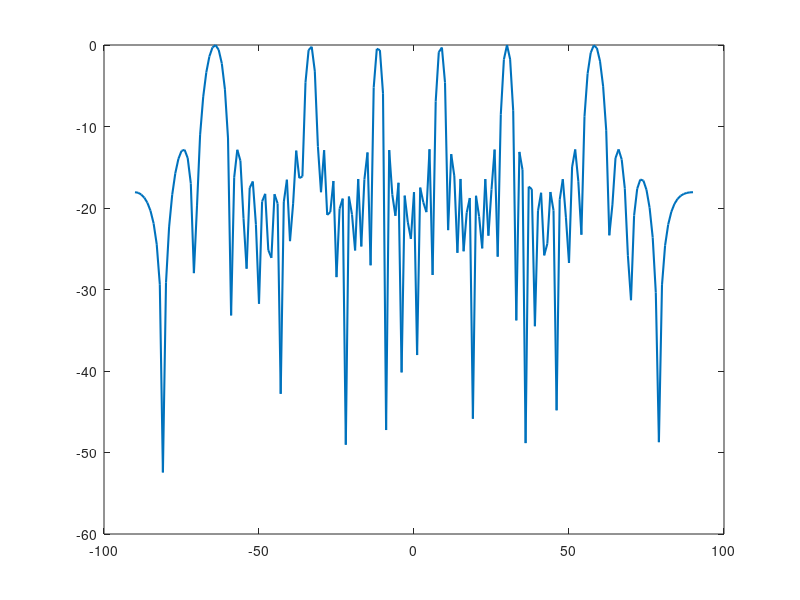

Recreate this plot in MATLAB. (Note: this script raises an error after producing the figure.)
% variables
c = 343; %speed of sound 343 m/s
N = 8; %num of drivers
d = 0.05; %space between drivers in m
f = 19600; %frequency in question in Hertz
freqs = 500:100:16900; %frequency sweep from 500 hz to 8k hz
pos = 0:d:d*(N-1); %position of each driver

lambda = c/f; %wavelength of the freq
f_max = c/(2*d); %maximum steerable freq 
ok = f < f_max; %check whether freq is steerable

%steering configurations
theta = 30; %degree the beam is towards
tau = pos * sind(theta) / c; %calculate the delay for each driver
phi = 0; %1 test spot
phis = -90:1:90; %sweep angles from -90 to 90
p_dB = zeros(size(phis)); %empty array to later hold resultant power
map_dB = zeros(numel(freqs), numel(phis)); %matrix of freqs x phis

%sweep for one freq -> p_dB stores the amplitude of angles we swept
for k = 1:numel(phis)
    phi = phis(k); %set the current angle to phi
    t = tau - pos * sind(phi)/c; %calculating the delay time to each driver (for test spots)
    phasor = exp(-1i*2*pi*f*t); %turning per driver delay time into phasor
    p = abs(sum(phasor)) / N; %calculate the power at the test spot
    p_dB(k) = 20*log10(p); %converting power to dB
end

%HUGE sweep frequency & angles
for i=1:numel(freqs)
    for j=1:numel(phis)
        t = tau - pos * sind(phis(j)) / c;
        phasor = exp(-1i * 2 * pi * freqs(i) * t);
        map_dB(i, j) = 20 * log10(abs(sum(phasor)) / N);
    end
end

p_dB = max(p_dB, -60); %limit the displayed dynamic range
plot(phis, p_dB, 'LineWidth', 1.5);
xline(theta); %where you're aiming at
xlabel('Angle (degrees)');
ylabel('Normalized amplitude (dB)');
grid on;

figure; %put it on another figure
map_dB = max(map_dB, -60);
imagesc(phis, freqs, map_dB); %heatmap
axis xy; %put lowest freq on bottom highest on top
xlabel('Angle (degrees)');
ylabel('Frequency (Hz)');
colorbar;
clim([-60 0]);
